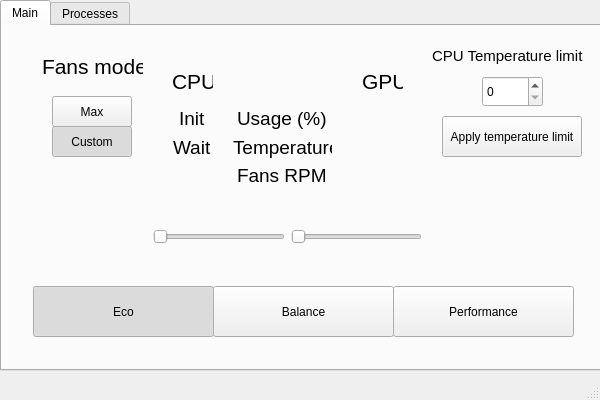
<?xml version="1.0" encoding="UTF-8"?>
<ui version="4.0">
 <class>ConSysGUIClass</class>
 <widget class="QMainWindow" name="ConSysGUIClass">
  <property name="geometry">
   <rect>
    <x>0</x>
    <y>0</y>
    <width>600</width>
    <height>400</height>
   </rect>
  </property>
  <property name="minimumSize">
   <size>
    <width>600</width>
    <height>400</height>
   </size>
  </property>
  <property name="maximumSize">
   <size>
    <width>600</width>
    <height>400</height>
   </size>
  </property>
  <property name="windowTitle">
   <string>ConSysGUI</string>
  </property>
  <widget class="QWidget" name="centralWidget">
   <widget class="QTabWidget" name="TabMainWindow">
    <property name="geometry">
     <rect>
      <x>0</x>
      <y>0</y>
      <width>601</width>
      <height>371</height>
     </rect>
    </property>
    <property name="font">
     <font>
      <kerning>true</kerning>
     </font>
    </property>
    <property name="whatsThis">
     <string>&lt;html&gt;&lt;head/&gt;&lt;body&gt;&lt;p&gt;&lt;br/&gt;&lt;/p&gt;&lt;/body&gt;&lt;/html&gt;</string>
    </property>
    <property name="currentIndex">
     <number>0</number>
    </property>
    <widget class="QWidget" name="tab">
     <attribute name="title">
      <string>Main</string>
     </attribute>
     <widget class="QLabel" name="label_15">
      <property name="geometry">
       <rect>
        <x>430</x>
        <y>20</y>
        <width>151</width>
        <height>20</height>
       </rect>
      </property>
      <property name="font">
       <font>
        <pointsize>11</pointsize>
       </font>
      </property>
      <property name="text">
       <string>CPU Temperature limit</string>
      </property>
     </widget>
     <widget class="QGroupBox" name="groupBox_3">
      <property name="geometry">
       <rect>
        <x>11</x>
        <y>250</y>
        <width>581</width>
        <height>81</height>
       </rect>
      </property>
      <property name="styleSheet">
       <string notr="true">QGroupBox {
    border: none;
    margin-top: 0px;
    padding-top: 0px;
}</string>
      </property>
      <property name="title">
       <string/>
      </property>
      <widget class="QPushButton" name="ApplyEcoMode">
       <property name="geometry">
        <rect>
         <x>20</x>
         <y>10</y>
         <width>181</width>
         <height>51</height>
        </rect>
       </property>
       <property name="text">
        <string>Eco</string>
       </property>
       <property name="checkable">
        <bool>true</bool>
       </property>
       <property name="checked">
        <bool>true</bool>
       </property>
       <property name="autoExclusive">
        <bool>true</bool>
       </property>
      </widget>
      <widget class="QPushButton" name="ApplyBalanceMode">
       <property name="geometry">
        <rect>
         <x>200</x>
         <y>10</y>
         <width>181</width>
         <height>51</height>
        </rect>
       </property>
       <property name="text">
        <string>Balance</string>
       </property>
       <property name="checkable">
        <bool>true</bool>
       </property>
       <property name="checked">
        <bool>false</bool>
       </property>
       <property name="autoExclusive">
        <bool>true</bool>
       </property>
      </widget>
      <widget class="QPushButton" name="ApplyPerformanceMode">
       <property name="geometry">
        <rect>
         <x>380</x>
         <y>10</y>
         <width>181</width>
         <height>51</height>
        </rect>
       </property>
       <property name="text">
        <string>Performance</string>
       </property>
       <property name="checkable">
        <bool>true</bool>
       </property>
       <property name="checked">
        <bool>false</bool>
       </property>
       <property name="autoExclusive">
        <bool>true</bool>
       </property>
      </widget>
     </widget>
     <widget class="QPushButton" name="ApplyTemperatureLimit">
      <property name="geometry">
       <rect>
        <x>440</x>
        <y>90</y>
        <width>140</width>
        <height>41</height>
       </rect>
      </property>
      <property name="text">
       <string>Apply temperature limit</string>
      </property>
      <property name="autoRepeat">
       <bool>false</bool>
      </property>
     </widget>
     <widget class="QSpinBox" name="TemperatureLimitSpinBox">
      <property name="geometry">
       <rect>
        <x>480</x>
        <y>50</y>
        <width>61</width>
        <height>31</height>
       </rect>
      </property>
     </widget>
     <widget class="QLabel" name="label_23">
      <property name="geometry">
       <rect>
        <x>170</x>
        <y>40</y>
        <width>41</width>
        <height>31</height>
       </rect>
      </property>
      <property name="font">
       <font>
        <pointsize>16</pointsize>
       </font>
      </property>
      <property name="text">
       <string>CPU</string>
      </property>
     </widget>
     <widget class="QGroupBox" name="groupBox_4">
      <property name="geometry">
       <rect>
        <x>30</x>
        <y>10</y>
        <width>120</width>
        <height>161</height>
       </rect>
      </property>
      <property name="styleSheet">
       <string notr="true">QGroupBox {
    border: none;
    margin-top: 0px;
    padding-top: 0px;
}</string>
      </property>
      <property name="title">
       <string/>
      </property>
      <widget class="QPushButton" name="ApplyMaxFansMode">
       <property name="geometry">
        <rect>
         <x>20</x>
         <y>60</y>
         <width>80</width>
         <height>31</height>
        </rect>
       </property>
       <property name="text">
        <string>Max</string>
       </property>
       <property name="checkable">
        <bool>true</bool>
       </property>
       <property name="checked">
        <bool>false</bool>
       </property>
       <property name="autoExclusive">
        <bool>true</bool>
       </property>
      </widget>
      <widget class="QPushButton" name="ApplyCustomFansMode">
       <property name="geometry">
        <rect>
         <x>20</x>
         <y>90</y>
         <width>80</width>
         <height>31</height>
        </rect>
       </property>
       <property name="text">
        <string>Custom</string>
       </property>
       <property name="checkable">
        <bool>true</bool>
       </property>
       <property name="checked">
        <bool>true</bool>
       </property>
       <property name="autoExclusive">
        <bool>true</bool>
       </property>
      </widget>
      <widget class="QLabel" name="label_26">
       <property name="geometry">
        <rect>
         <x>10</x>
         <y>20</y>
         <width>101</width>
         <height>20</height>
        </rect>
       </property>
       <property name="font">
        <font>
         <pointsize>16</pointsize>
        </font>
       </property>
       <property name="text">
        <string>Fans mode</string>
       </property>
      </widget>
     </widget>
     <widget class="QLabel" name="label_25">
      <property name="geometry">
       <rect>
        <x>360</x>
        <y>40</y>
        <width>41</width>
        <height>31</height>
       </rect>
      </property>
      <property name="font">
       <font>
        <pointsize>16</pointsize>
       </font>
      </property>
      <property name="text">
       <string>GPU</string>
      </property>
     </widget>
     <widget class="QGroupBox" name="groupBox">
      <property name="geometry">
       <rect>
        <x>140</x>
        <y>180</y>
        <width>291</width>
        <height>61</height>
       </rect>
      </property>
      <property name="styleSheet">
       <string notr="true">QGroupBox {
    border: none;
    margin-top: 0px;
    padding-top: 0px;
}</string>
      </property>
      <property name="title">
       <string/>
      </property>
      <layout class="QHBoxLayout" name="horizontalLayout">
       <item>
        <widget class="QSlider" name="HorizontalCpuFansSlider">
         <property name="maximum">
          <number>101</number>
         </property>
         <property name="singleStep">
          <number>1</number>
         </property>
         <property name="orientation">
          <enum>Qt::Orientation::Horizontal</enum>
         </property>
        </widget>
       </item>
       <item>
        <widget class="QSlider" name="HorizontalGpuFansSlider">
         <property name="maximum">
          <number>101</number>
         </property>
         <property name="singleStep">
          <number>1</number>
         </property>
         <property name="orientation">
          <enum>Qt::Orientation::Horizontal</enum>
         </property>
        </widget>
       </item>
      </layout>
     </widget>
     <widget class="QWidget" name="verticalLayoutWidget">
      <property name="geometry">
       <rect>
        <x>160</x>
        <y>70</y>
        <width>61</width>
        <height>101</height>
       </rect>
      </property>
      <layout class="QVBoxLayout" name="verticalLayout">
       <item alignment="Qt::AlignmentFlag::AlignHCenter">
        <widget class="QLabel" name="LabelCpuUsage">
         <property name="font">
          <font>
           <pointsize>14</pointsize>
          </font>
         </property>
         <property name="text">
          <string>Init</string>
         </property>
        </widget>
       </item>
       <item alignment="Qt::AlignmentFlag::AlignHCenter">
        <widget class="QLabel" name="LabelCpuTemperature">
         <property name="font">
          <font>
           <pointsize>14</pointsize>
          </font>
         </property>
         <property name="text">
          <string>Wait</string>
         </property>
        </widget>
       </item>
       <item alignment="Qt::AlignmentFlag::AlignHCenter">
        <widget class="QLabel" name="LabelCpuFansRPM">
         <property name="font">
          <font>
           <pointsize>14</pointsize>
          </font>
         </property>
         <property name="text">
          <string/>
         </property>
        </widget>
       </item>
      </layout>
     </widget>
     <widget class="QWidget" name="verticalLayoutWidget_3">
      <property name="geometry">
       <rect>
        <x>340</x>
        <y>70</y>
        <width>81</width>
        <height>101</height>
       </rect>
      </property>
      <layout class="QVBoxLayout" name="verticalLayout_3">
       <item alignment="Qt::AlignmentFlag::AlignHCenter">
        <widget class="QLabel" name="LabelGpuUsage">
         <property name="font">
          <font>
           <pointsize>14</pointsize>
          </font>
         </property>
         <property name="text">
          <string/>
         </property>
        </widget>
       </item>
       <item alignment="Qt::AlignmentFlag::AlignHCenter">
        <widget class="QLabel" name="LabelGpuTemperature">
         <property name="font">
          <font>
           <pointsize>14</pointsize>
          </font>
         </property>
         <property name="text">
          <string/>
         </property>
        </widget>
       </item>
       <item alignment="Qt::AlignmentFlag::AlignHCenter">
        <widget class="QLabel" name="LabelGpuFansRPM">
         <property name="font">
          <font>
           <pointsize>14</pointsize>
          </font>
         </property>
         <property name="text">
          <string/>
         </property>
        </widget>
       </item>
      </layout>
     </widget>
     <widget class="QWidget" name="verticalLayoutWidget_2">
      <property name="geometry">
       <rect>
        <x>220</x>
        <y>70</y>
        <width>121</width>
        <height>101</height>
       </rect>
      </property>
      <layout class="QVBoxLayout" name="verticalLayout_2">
       <item alignment="Qt::AlignmentFlag::AlignHCenter">
        <widget class="QLabel" name="label_4">
         <property name="font">
          <font>
           <pointsize>14</pointsize>
          </font>
         </property>
         <property name="text">
          <string>Usage (%)</string>
         </property>
        </widget>
       </item>
       <item alignment="Qt::AlignmentFlag::AlignHCenter">
        <widget class="QLabel" name="label_5">
         <property name="font">
          <font>
           <pointsize>14</pointsize>
          </font>
         </property>
         <property name="text">
          <string>Temperature</string>
         </property>
        </widget>
       </item>
       <item alignment="Qt::AlignmentFlag::AlignHCenter">
        <widget class="QLabel" name="label_6">
         <property name="font">
          <font>
           <pointsize>14</pointsize>
          </font>
         </property>
         <property name="text">
          <string>Fans RPM</string>
         </property>
        </widget>
       </item>
      </layout>
     </widget>
    </widget>
    <widget class="QWidget" name="tab_2">
     <attribute name="title">
      <string>Processes</string>
     </attribute>
     <widget class="QTableWidget" name="ProcessTable">
      <property name="geometry">
       <rect>
        <x>0</x>
        <y>10</y>
        <width>591</width>
        <height>291</height>
       </rect>
      </property>
      <property name="columnCount">
       <number>0</number>
      </property>
     </widget>
     <widget class="QPushButton" name="StopProcessButton">
      <property name="geometry">
       <rect>
        <x>220</x>
        <y>300</y>
        <width>171</width>
        <height>31</height>
       </rect>
      </property>
      <property name="text">
       <string>Stop process</string>
      </property>
     </widget>
     <widget class="QPushButton" name="RefreshPushButton">
      <property name="geometry">
       <rect>
        <x>0</x>
        <y>300</y>
        <width>51</width>
        <height>31</height>
       </rect>
      </property>
      <property name="text">
       <string>Refresh</string>
      </property>
     </widget>
    </widget>
   </widget>
  </widget>
  <widget class="QStatusBar" name="statusBar"/>
  <action name="actionUpdate">
   <property name="text">
    <string>Refresh</string>
   </property>
  </action>
 </widget>
 <layoutdefault spacing="6" margin="11"/>
 <resources>
  <include location="consysgui.qrc"/>
 </resources>
 <connections>
  <connection>
   <sender>ApplyMaxFansMode</sender>
   <signal>clicked()</signal>
   <receiver>groupBox</receiver>
   <slot>hide()</slot>
   <hints>
    <hint type="sourcelabel">
     <x>75</x>
     <y>131</y>
    </hint>
    <hint type="destinationlabel">
     <x>195</x>
     <y>258</y>
    </hint>
   </hints>
  </connection>
  <connection>
   <sender>ApplyCustomFansMode</sender>
   <signal>clicked()</signal>
   <receiver>groupBox</receiver>
   <slot>show()</slot>
   <hints>
    <hint type="sourcelabel">
     <x>97</x>
     <y>173</y>
    </hint>
    <hint type="destinationlabel">
     <x>162</x>
     <y>264</y>
    </hint>
   </hints>
  </connection>
 </connections>
</ui>
